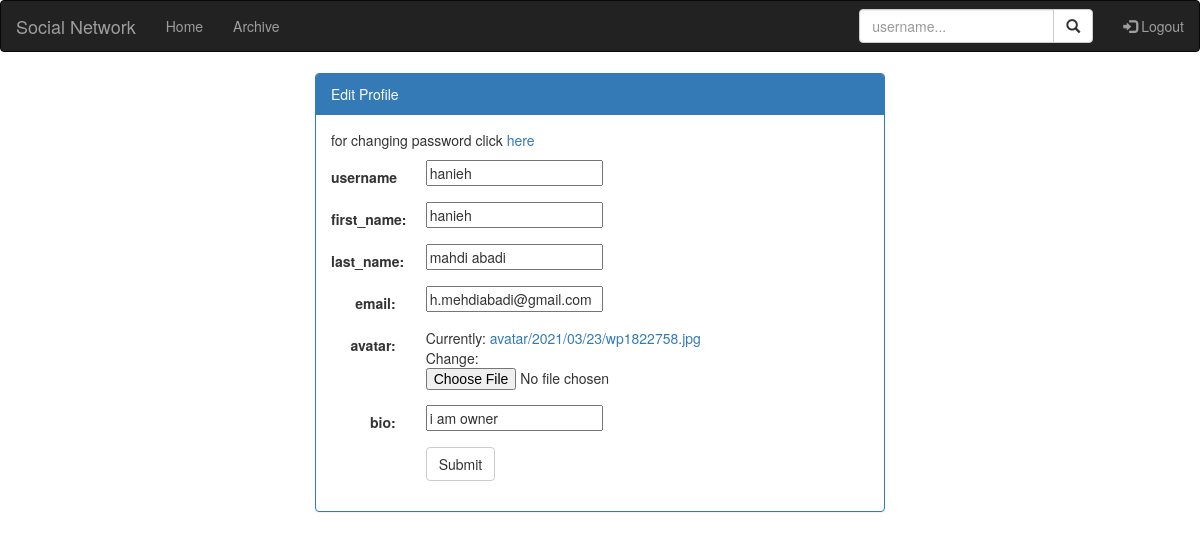
The app's page /account/profile/update/2 (signed in) with its own data.
### accounts/models.py (models this page shows, shortened)
class User(AbstractUser):
    email = models.EmailField(unique=True)
    avatar = models.ImageField(upload_to='avatar/%Y/%m/%d')
    bio = models.CharField(max_length=100,blank=True)

### accounts/views.py (the view)
# urls.py: path('profile/update/<int:pk>',ProfileUpdate.as_view(),name='profile-update'),
class ProfileUpdate(AccessUser,UpdateView):
    model = User
    template_name = 'registration/profile_update.html'
    fields = ('username','first_name','last_name','email','avatar','bio')

### accounts/mixins.py (called while the page is built)
    def dispatch(self,request,pk,*args ,**kwargs):
        user = get_object_or_404(User,pk=pk)
        if user == request.user or request.user.is_superuser:
            return super().dispatch(request,*args,*kwargs)
        else:
            raise Http404("You can not see this proflile")

### templates/registration/profile_update.html (shortened to what this page needs)
{% extends 'base.html' %}
{% block content %}
<div class="container-fluid">
    <div class="row">
      <div class="col-sm-3" >
        </div>
      <div class="col-sm-6" >
        <div class="panel panel-primary">
            <div class="panel-heading">Edit Profile</div>
            <div class="panel-body">
                <form class="form-horizontal" method="POST" enctype="multipart/form-data">
                   <p>for changing password click <a href="{% url 'accounts:password_change' %}"> here</a></p>
                    <div class="form-group">
                      <label class="control-label col-sm-2" for="email">username</label>
                      <div class="col-sm-10">
                          {{form.username}}
                      </div>
                    </div>
                    <div class="form-group">
                      <label class="control-label col-sm-2" for="pwd">first_name:</label>
                      <div class="col-sm-10">
                          {{form.first_name}}
                      </div>
                    </div>
                    <div class="form-group">
                        <label class="control-label col-sm-2" for="pwd">last_name:</label>
                        <div class="col-sm-10">
                            {{form.last_name}}
                        </div>
                      </div>
                      <div class="form-group">
                        <label class="control-label col-sm-2" for="pwd">email:</label>
                        <div class="col-sm-10">
                            {{form.email}}
                        </div>
                      </div>
                      <div class="form-group">
                        <label class="control-label col-sm-2" for="pwd">avatar:</label>
                        <div class="col-sm-10">
                            {{form.avatar}}
                        </div>
                      </div>
                      <div class="form-group">
                        <label class="control-label col-sm-2" for="pwd">bio:</label>
                        <div class="col-sm-10">
                            {{form.bio}}
                        </div>
                      </div>
                    <div class="form-group">
                      <div class="col-sm-offset-2 col-sm-10">
                        <button type="submit" class="btn btn-default">Submit</button>
                      </div>
                    </div>
                  </form>
            </div>
          </div>
      </div>
      <div class="col-sm-3" ></div>
    </div>
  </div>
{% endblock %}

### records on screen
User: username "hanieh", first_name "hanieh", last_name "mahdi abadi", email "h.mehdiabadi@gmail.com", bio "i am owner"
